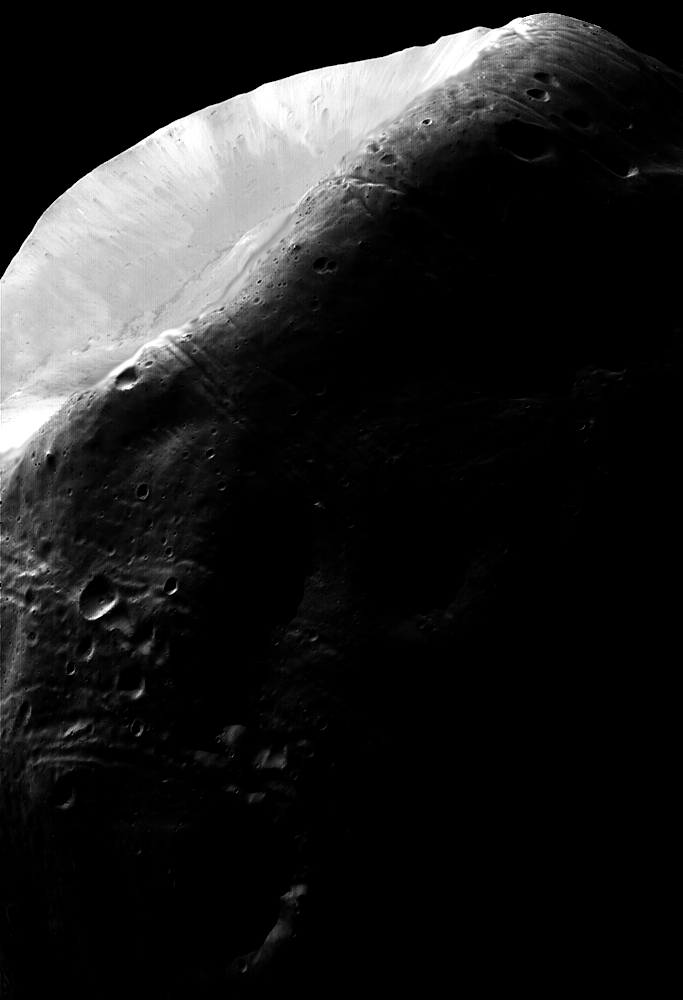
#> input picture images/lua_marte.tif, 683 x 1000 px
$ jupyter execute secao_2.ipynb
#> lines starting #> are read from the running program, lines starting #| are printed output that depends on the picture
#> further down, imagem is the input picture: shape (1000, 683); min 0, max 255, mean 31.7
# Secao 2: Especificação e Equalização de Histogramas na Prática

## Configurações do Projeto e Funções úteis

[cell 1]
import cv2
import numpy as np
import matplotlib.pyplot as plt

def calcular_histograma(imagem):
    histograma = np.zeros(256, dtype=int)

    for valor in imagem.flatten():
        histograma[valor] += 1
#> after the loop, histograma = 256 values, max 421847 at index 0, min 11 at index 90, mean 2668

    return histograma

## Equalização de Histograma

A equalização de histograma é um método que redistribui a intensidade dos pixels de uma imagem para melhorar o contraste. Esse processo é útil em situações onde a imagem tem pouca variação de intensidade, facilitando a visualização de detalhes.

[cell 2]
def equalizar_histograma(imagem):
    histograma = calcular_histograma(imagem)

    cdf = histograma.cumsum()
#> cdf = 256 values from 421847 to 683000
    cdf_normalizado = cdf * (255 / cdf[-1])
#> cdf_normalizado = 256 values from 157.5 to 255

    imagem_equalizada = np.interp(imagem.flatten(), np.arange(256), cdf_normalizado)
    imagem_equalizada = imagem_equalizada.reshape(imagem.shape)
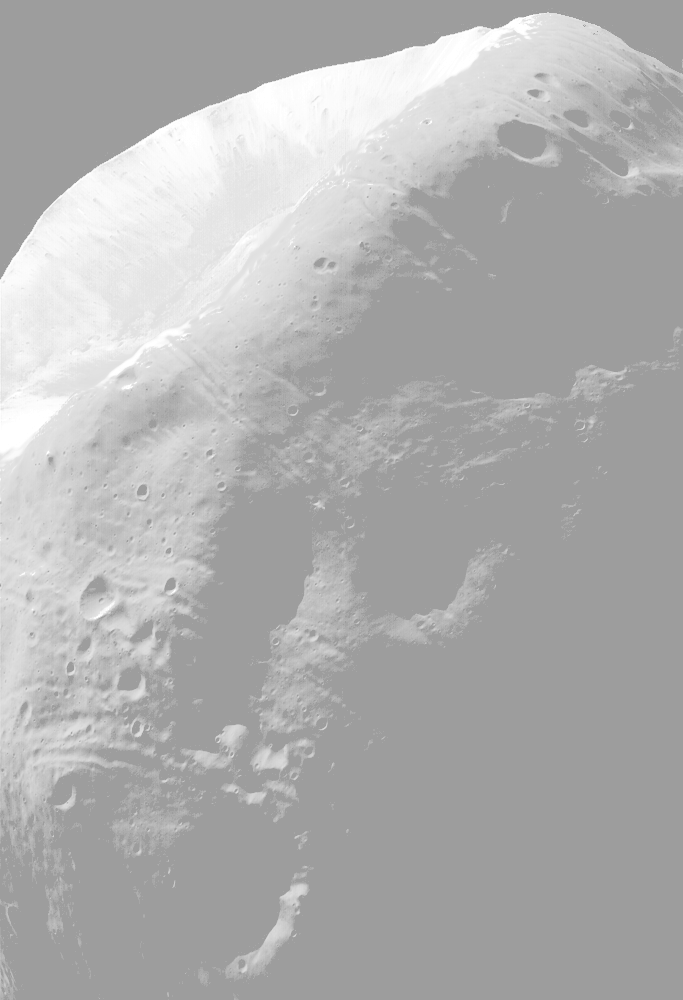
#> imagem_equalizada: shape (1000, 683) float64; min 157.5, max 255, mean 176.5

    return imagem_equalizada.astype(np.uint8)

- ***Cálculo do Histograma:*** Chama a função calcular_histograma para obter o histograma da imagem original.
- ***Cálculo da Função de Distribuição Acumulada (CDF):*** Utiliza` cumsum()` para calcular a soma cumulativa do histograma, resultando em uma CDF que indica a frequência acumulada de cada nível de intensidade.
- ***Normalização da CDF:*** A CDF é normalizada para o intervalo de 0 a 255. Isso assegura que a nova distribuição de intensidades de pixel se adapte à gama completa de valores de intensidade.
- ***Interpolação:*** A função `np.interp` é usada para mapear os valores de pixel da imagem original para a nova distribuição normalizada.
- ***Reformatação da Imagem:*** A imagem equalizada é reformulada para suas dimensões originais e convertida para o tipo uint8.

[cell 3]
imagem = cv2.imread('images/lua_marte.tif', cv2.IMREAD_GRAYSCALE)

imagem_equalizada = equalizar_histograma(imagem)

plt.figure(figsize=(14, 10))


plt.subplot(2, 2, 1)
plt.imshow(imagem, cmap='gray', vmin=0, vmax=255)
plt.title('Imagem Original')
plt.axis('off')


plt.subplot(2, 2, 2)
plt.plot(calcular_histograma(imagem), color='black')
plt.title('Histograma Original')
plt.xlabel('Intensidade de Pixel')
plt.ylabel('Número de Pixels')


plt.subplot(2, 2, 3)
plt.imshow(imagem_equalizada, cmap='gray', vmin=0, vmax=255)
plt.title('Imagem Equalizada')
plt.axis('off')


plt.subplot(2, 2, 4)
plt.plot(calcular_histograma(imagem_equalizada), color='black')
plt.title('Histograma Equalizado')
plt.xlabel('Intensidade de Pixel')
plt.ylabel('Número de Pixels')

plt.tight_layout()
plt.show()
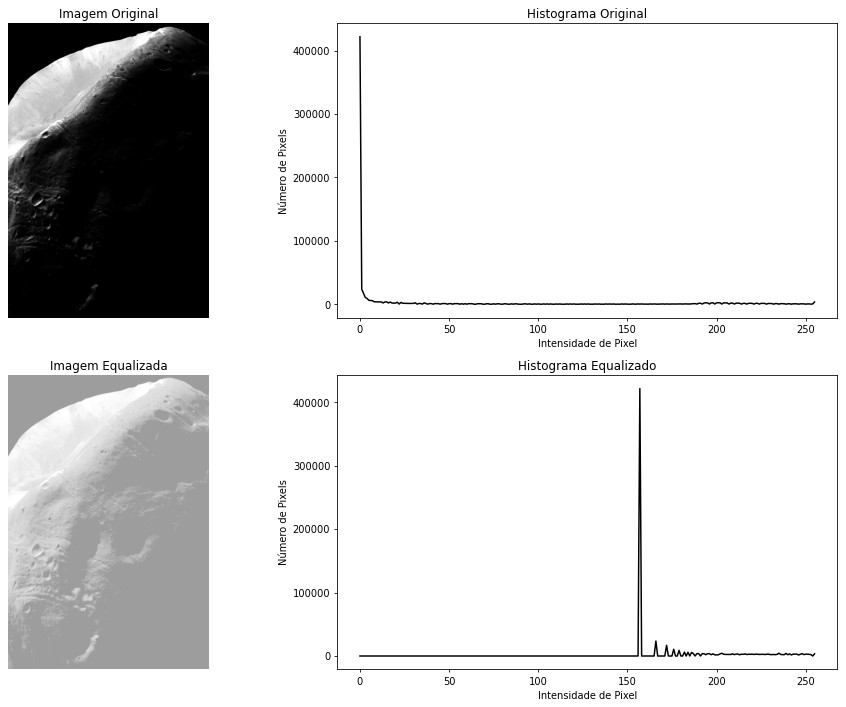
#> figure drawn by matplotlib, 4 panels; panel 2: curve peaks at x = 0, y = 421847; panel 4: curve peaks at x = 157, y = 421847

## Especificação de Histograma

Ao contrário da equalização, a especificação de histograma ajusta a distribuição de intensidades da imagem original de forma controlada, suavizando as transições entre diferentes níveis de intensidade, especialmente nas áreas escuras.

[cell 4]
def especificar_histograma_manual(imagem):
    funcao_transformacao = np.zeros(256, dtype=float)

    for i in range(256):
        if i < 10:
            funcao_transformacao[i] = i * 10
        elif i < 64:
            funcao_transformacao[i] = i * 2.5
        elif i < 128:
            funcao_transformacao[i] = i* 1.3
        else:
            funcao_transformacao[i] = i * 1.1

    funcao_transformacao = np.clip(funcao_transformacao, 0, 255)
    imagem_especificada = np.interp(imagem.flatten(), np.arange(256), funcao_transformacao)

    return imagem_especificada.reshape(imagem.shape).astype(np.uint8)
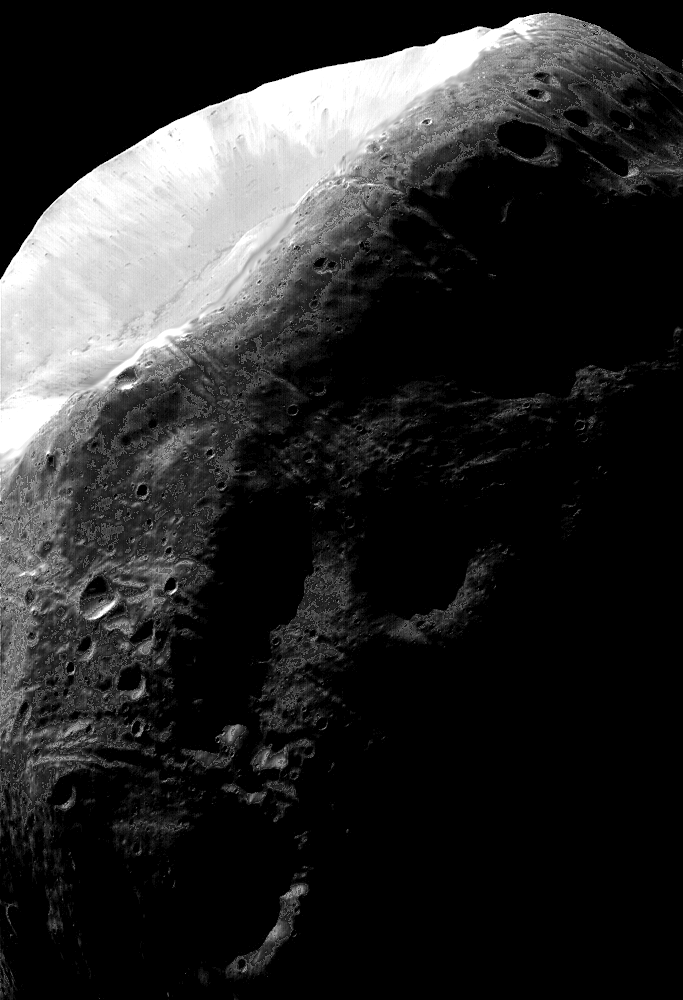
#> returned value: shape (1000, 683); min 0, max 255, mean 42.9

imagem = cv2.imread('images/lua_marte.tif', cv2.IMREAD_GRAYSCALE)
imagem_especificada = especificar_histograma_manual(imagem)

plt.figure(figsize=(12, 8))

plt.subplot(2, 2, 1)
plt.imshow(imagem, cmap='gray', vmin=0, vmax=255)
plt.title('Imagem Original')
plt.axis('off')

plt.subplot(2, 2, 2)
plt.plot(calcular_histograma(imagem), color='black')
plt.title('Histograma Original')

plt.subplot(2, 2, 3)
plt.imshow(imagem_especificada, cmap='gray', vmin=0, vmax=255)
plt.title('Imagem com Especificação de Histograma')
plt.axis('off')

plt.subplot(2, 2, 4)
plt.plot(calcular_histograma(imagem_especificada), color='black')
plt.title('Histograma Especificado')

plt.tight_layout()
plt.show()
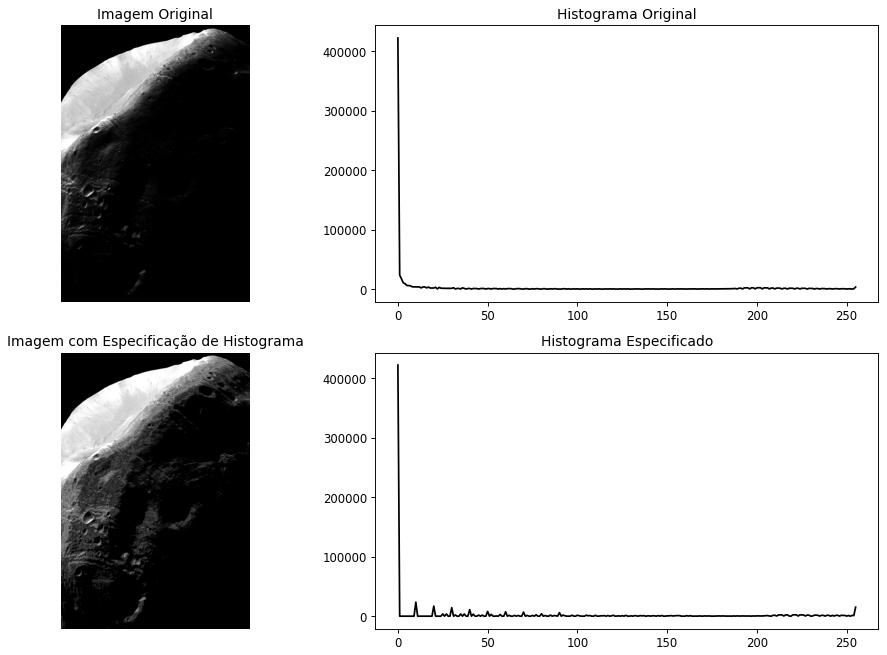
#> figure drawn by matplotlib, 4 panels; panel 2: curve peaks at x = 0, y = 421847; panel 4: curve peaks at x = 0, y = 421847

### Processo de especificação do Histograma

A função `especificar_histograma_manual` é projetada para ajustar a intensidade dos pixels de uma imagem em escala de cinza de maneira controlada. A função define transformações específicas para diferentes faixas de intensidade:
- Para intensidades abaixo de `64`, a transformação é `i * 2`, o que ilumina as áreas escuras;
- Para intensidades entre `64` e `127`, `i * 1.3` é aplicado, o que suaviza e aumenta os tons médios;
- Para intensidades acima de `128`, `i * 1.1` é utilizado, resultando em um leve aumento na intensidade das áreas mais claras.

 Depois de definir a transformação, a função utiliza `np.clip` para garantir que os valores resultantes permaneçam dentro do intervalo permitido (0 a 255). Por fim, a transformação é aplicada à imagem usando `np.interp`, que mapeia os valores de pixel originais para os novos valores especificados, retornando a imagem resultante em sua forma original e convertida para o tipo `uint8`. Essa abordagem resulta em uma imagem que preserva a estrutura original do histograma enquanto suaviza as transições e melhora a iluminação geral.

## Comparando as 3 imagens

[cell 5]
plt.figure(figsize=(12, 12))

plt.subplot(1, 3, 1)
plt.imshow(imagem, cmap='gray', vmin=0, vmax=255)
plt.title('Imagem Original')
plt.axis('off')

plt.subplot(1, 3, 2)
plt.imshow(imagem_equalizada, cmap='gray', vmin=0, vmax=255)
plt.title('Imagem Equalizada')
plt.axis('off')

plt.subplot(1, 3, 3)
plt.imshow(imagem_especificada, cmap='gray', vmin=0, vmax=255)
plt.title('Imagem Especificada')
plt.axis('off')

plt.tight_layout()
plt.show()
